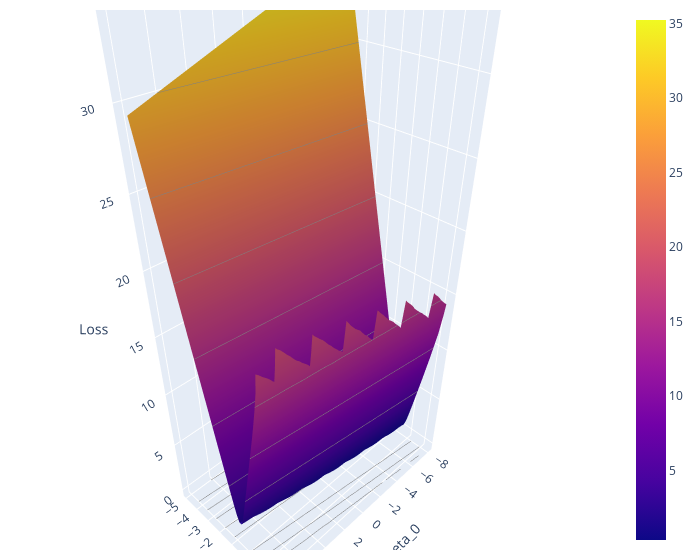

The cell this chart's notebook holds for it:
### Markdown cell above
<br/>

Below is an interactive plot showing the average training cross-entropy loss for various values of $\theta_0$ and $\theta_1$ (respectively x and y axis in the plot). You may receive a `Javascript Error: Something went wrong with axis scaling` error. If your image does not show up, there are two potential workarounds: (1) run the following cell below to generate a static version of the plot and check out the interactive plot in the walkthrough video, or (2) restart your kernel (upper left menu -> `Kernel` -> `Restart Kernel and Run up to Selected Cell...`).

### Code cell
# Run this cell to create the plotly visualization. 
# If this gives a  Javascript Error, run the cell below instead. 
with np.errstate(invalid='ignore', divide='ignore'):
    uvalues = np.linspace(-8,8,70)
    vvalues = np.linspace(-5,5,70)
    (u,v) = np.meshgrid(uvalues, vvalues)
    thetas = np.vstack((u.flatten(),v.flatten()))
    lr_avg_loss_values = np.array([lr_avg_loss(t, X_intercept_train, Y_train) for t in thetas.T])
    lr_loss_surface = go.Surface(name="Logistic Regression Loss",
            x=u, y=v, z=np.reshape(lr_avg_loss_values,(len(uvalues), len(vvalues))),
            contours=dict(z=dict(show=True, color="gray", project=dict(z=True)))
        )
    fig = go.Figure(data=[lr_loss_surface])
    fig.update_layout(
        scene = dict(
            xaxis_title='theta_0',
            yaxis_title='theta_1',
            zaxis_title='Loss'),
            width=700,
            margin=dict(r=20, l=10, b=10, t=10))
    py.iplot(fig)

### Figure 1 — Plotly figure (JSON) as saved in the notebook; plotly's stock layout.template omitted (floating-point values rounded to 4 significant figures; data arrays with more than 128 entries replaced by an {"elided": "..."} marker saying what was removed)
{"data": [{"contours": {"z": {"color": "gray", "project": {"z": true}, "show": true}}, "name": "Logistic Regression Loss", "type": "surface", "x": {"elided": "70x70 float values"}, "y": {"elided": "70x70 float values"}, "z": {"elided": "70x70 float values"}}], "layout": {"margin": {"b": 10, "l": 10, "r": 20, "t": 10}, "scene": {"xaxis": {"title": {"text": "theta_0"}}, "yaxis": {"title": {"text": "theta_1"}}, "zaxis": {"title": {"text": "Loss"}}}, "width": 700}}
